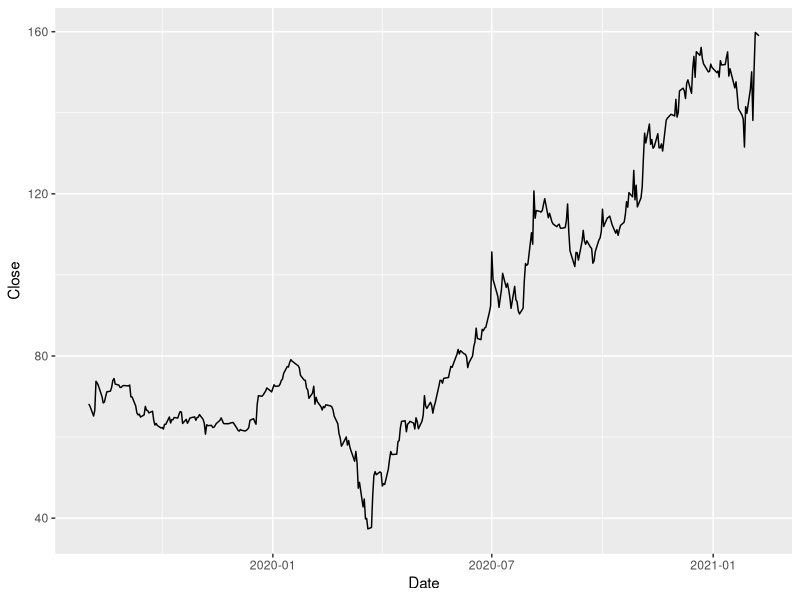

The R script that drew this image:
## ---- chunk 1
library(tidyverse)
match.stock <- read_csv("data/MTCH_0208.csv")

ggplot(match.stock, mapping = aes(x = Date, y = Close)) +
  geom_line()

